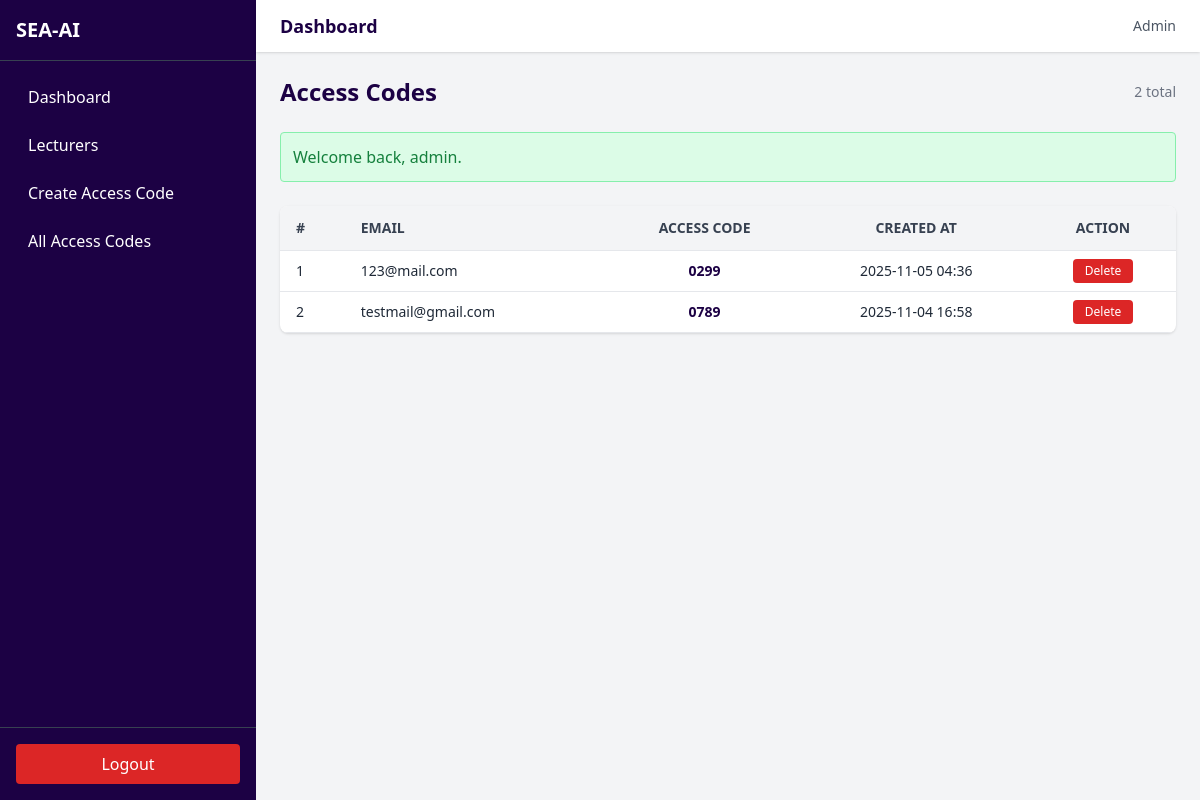
/admin/access_codes.php (signed in), run on the app's committed database.
### tables this page shows
CREATE TABLE `access_codes` (
  `id` int(11) NOT NULL,
  `email` varchar(255) NOT NULL,
  `code` char(4) NOT NULL,
  `is_used` tinyint(1) DEFAULT 0,
  `created_at` timestamp NOT NULL DEFAULT current_timestamp()
);

### includes/functions.php (called while the page is built, shortened)
<?php
function e($v){ return $v; }
function flash_get($key){
    $v = $_SESSION['flash'][$key];
    return $v;
}

### admin/access_codes.php (the view, shortened to what this page needs)
<?php
require_once __DIR__ . '/../config/db.php';
require_once __DIR__ . '/../includes/functions.php';
$stmt = $pdo->query("SELECT id, email, code, created_at FROM access_codes ORDER BY created_at DESC");
$codes = $stmt->fetchAll();
require_once __DIR__ . '/../includes/header.php';
require_once __DIR__ . '/../includes/sidebar.php';
?>
<div class="flex-1 flex flex-col">
  <?php require_once __DIR__ . '/../includes/topnav.php'; ?>
  <main class="p-6 space-y-6">
    <div class="flex justify-between items-center">
      <h2 class="text-2xl font-semibold text-[var(--primary)]">Access Codes</h2>
      <span class="text-sm text-gray-500"><?= count($codes) ?> total</span>
    </div>
    <?php if ($msg = flash_get('success')): ?>
      <div class="bg-green-100 border border-green-300 text-green-700 p-3 rounded"><?= e($msg) ?></div>
    <?php elseif ($msg = flash_get('error')): ?>
      <div class="bg-red-100 border border-red-300 text-red-700 p-3 rounded"><?= e($msg) ?></div>
    <?php endif; ?>
    <div class="bg-white shadow rounded-lg overflow-hidden">
      <table class="w-full border-collapse">
        <thead class="bg-gray-100 text-gray-700 text-sm uppercase">
          <tr>
            <th class="border-b px-4 py-3 text-left">#</th>
            <th class="border-b px-4 py-3 text-left">Email</th>
            <th class="border-b px-4 py-3 text-center">Access Code</th>
            <th class="border-b px-4 py-3 text-center">Created At</th>
            <th class="border-b px-4 py-3 text-center">Action</th>
          </tr>
        </thead>
        <tbody class="text-sm">
          <?php if (empty($codes)): ?>
            <tr>
              <td colspan="5" class="text-center py-6 text-gray-500">No access codes generated yet.</td>
            </tr>
          <?php else: ?>
            <?php foreach ($codes as $i => $c): ?>
              <tr class="hover:bg-gray-50">
                <td class="border-b px-4 py-2"><?= $i + 1 ?></td>
                <td class="border-b px-4 py-2"><?= e($c['email']) ?></td>
                <td class="border-b px-4 py-2 text-center font-semibold text-[var(--primary)]"><?= e($c['code']) ?></td>
                <td class="border-b px-4 py-2 text-center"><?= e(date('Y-m-d H:i', strtotime($c['created_at']))) ?></td>
                <td class="border-b px-4 py-2 text-center">
                  <form method="post" class="inline" onsubmit="return confirm('Delete this code?');">
                    <button type="submit"
                      class="bg-red-600 hover:bg-red-700 text-white px-3 py-1 rounded text-xs">
                      Delete
                    </button>
                  </form>
                </td>
              </tr>
            <?php endforeach; ?>
          <?php endif; ?>
        </tbody>
      </table>
    </div>
  </main>
</div>
<?php require_once __DIR__ . '/../includes/footer.php'; ?>

### includes/header.php (style rules this page uses)
:root { --primary: #1c0144; }

### data on the page
access_codes: email "123@mail.com", code "0299", created_at "2025-11-05 04:36"
access_codes: email "testmail@gmail.com", code "0789", created_at "2025-11-04 16:58"

### other printed values
count($codes) "2"
$msg "Welcome back, admin."
